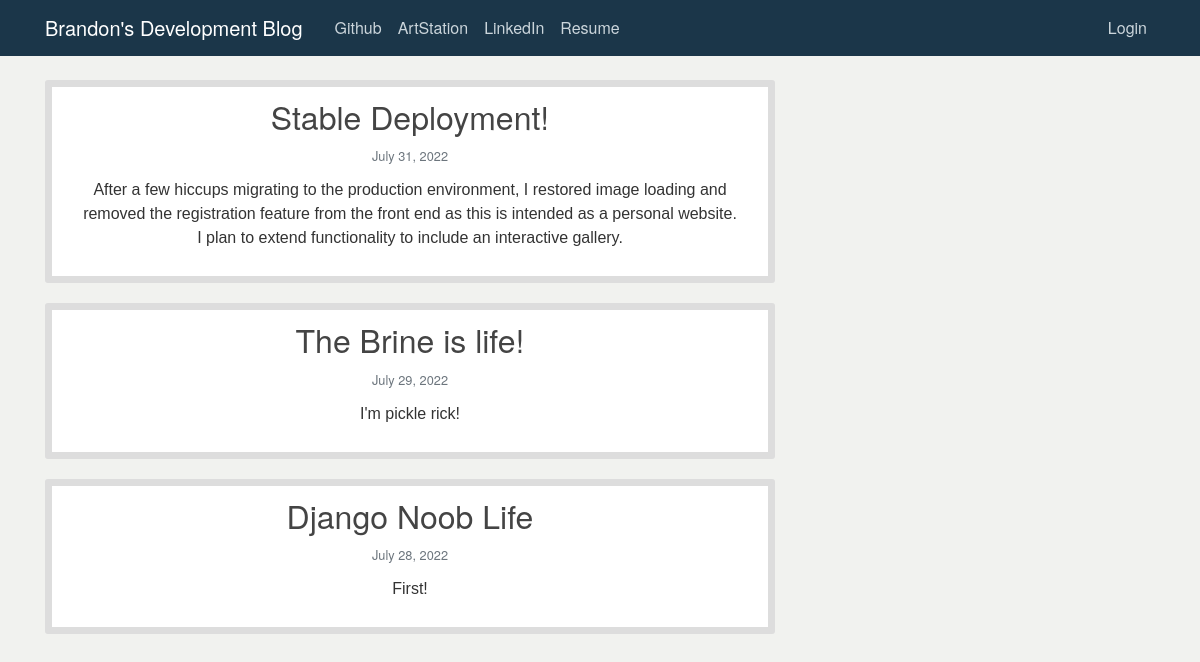
Before: / with the older database file.
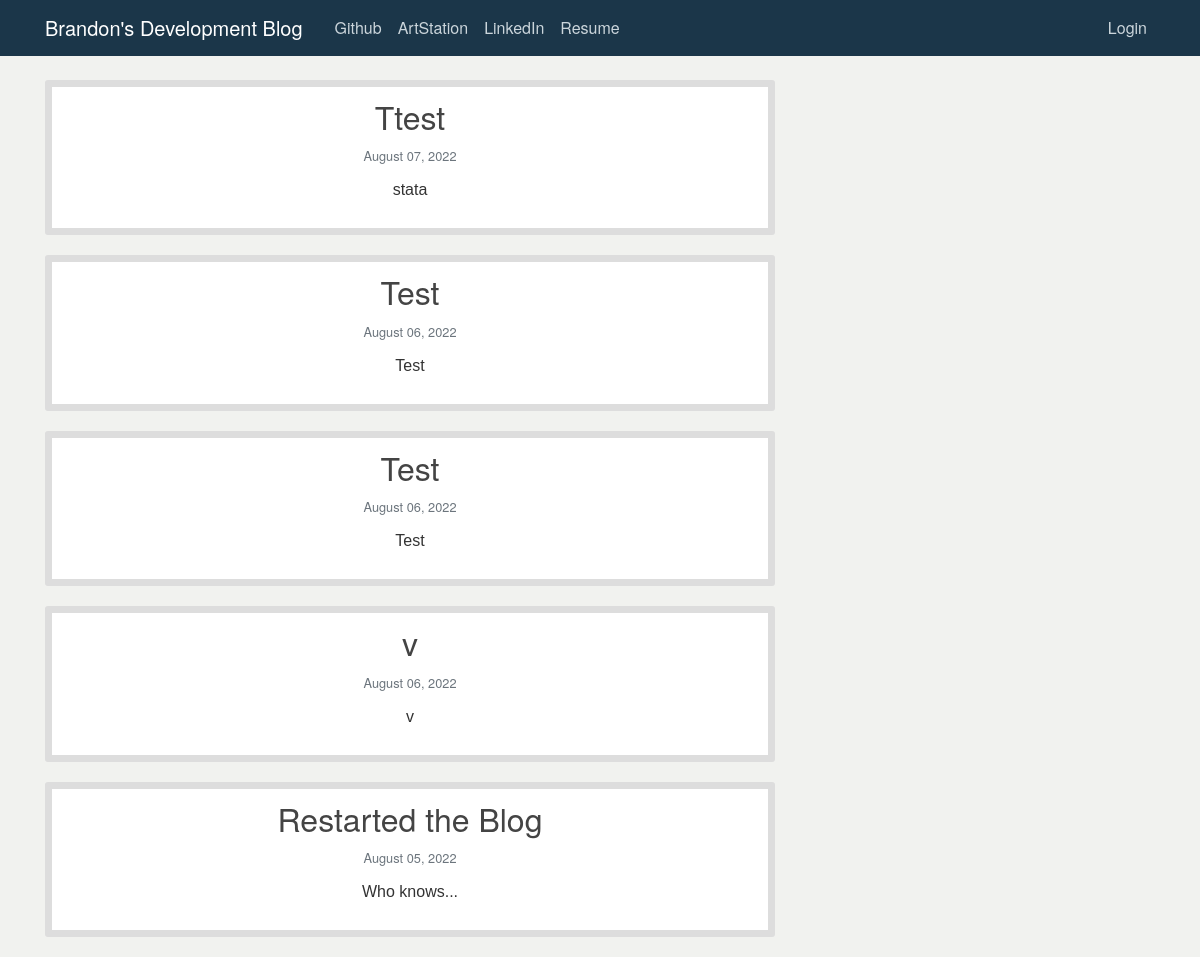
After: the same page with the newer database file.
### blog/models.py (models this page shows, shortened)
class Post(models.Model):
    title = models.CharField(max_length=100)
    content = models.TextField()
    date_posted = models.DateTimeField(
        default=timezone.now
    )  # Uses current time from timezone
    author = models.ForeignKey(User, on_delete=models.CASCADE)

### blog/views.py (the view)
# urls.py: path("", PostListView.as_view(), name="blog-home"),
class PostListView(ListView):
    model = Post
    template_name = "blog/home.html"  # <app>/<model>_<viewtype>.html
    context_object_name = "posts"
    ordering = ["-date_posted"]
    paginate_by = 5

### blog/templates/blog/home.html (shortened to what this page needs)
{% extends 'blog/base.html' %}
{% block content %}
    {% for post in posts %}
        <article class="media content-section">
            <div class="media-body">
                 <h2><a class="article-title" href="{% url 'post-detail' post.id %}">{{ post.title }}</a></h2>
                <div class="article-metadata">
                    <small class="text-muted">{{ post.date_posted|date:"F d, Y" }}</small>
                </div>
                <p class="article-content">{{ post.content }}</p>
            </div>
        </article>
    {% endfor %}
{% endblock content %}

### blog/templates/blog/base.html (shortened to what this page needs)
{% load static %}
<!DOCTYPE html>
<html>
<head>
    <link rel="stylesheet" href="https://cdn.jsdelivr.net/npm/bootstrap@4.0.0/dist/css/bootstrap.min.css">
    <link rel="stylesheet" type="text/css" href="{% static 'blog/main.css' %}">
</head>
<body>
    <header class="site-header">
        <nav class="navbar navbar-expand-md navbar-dark bg-steel fixed-top">
            <div class="container">
                <a class="navbar-brand mr-4" href="{% url 'blog-home' %}">Brandon's Development Blog</a>
                <div class="collapse navbar-collapse" id="navbarToggle">
                     <div class="navbar-nav mr-auto">
                        <a class="nav-item nav-link" href="https://github.com/Reflective">Github</a>
                        <a class="nav-item nav-link" href="https://lakefire.artstation.com/">ArtStation</a>
                        <a class="nav-item nav-link" href="https://linkedin.com/in/brandon-poll-817200198">LinkedIn</a>
                        <a class="nav-item nav-link" href="https://docs.google.com/document/d/1jrWLK5rgcDaEXeeXsjqFTEl8ETfbYpfAItC2cMv5YoM/edit?usp=sharing">Resume</a>
                     </div>
                <div class="navbar-nav">
                    {% if user.is_authenticated %}
                        <a class="nav-item nav-link" href="{% url 'post-create' %}">Create New Post</a>
                        <a class="nav-item nav-link" href="{% url 'profile' %}">Profile</a>
                        <a class="nav-item nav-link" href="{% url 'logout' %}">Logout</a>
                    {% else %}
                        <a class="nav-item nav-link" href="{% url 'login' %}">Login</a>
                    {% endif %}
                </div>
            </div>
        </div>
    </nav>
    </header>
    <main role="main" class="container">
        <div class="row">
        <div class="col-md-8">
            {% block content %}{% endblock %}
        </div>
          </div>
    </main>
    </body>
</html>

### blog/static/blog/main.css (style rules this page uses)
body { background: #f1f2ef; color: #333333; margin-top: 5rem; }
* { font-family: "Helvetica Neue", Helvetica, Arial, sans-serif; text-align: center; }
h1, h2, h3, h4, h5, h6 { color: #444444; }
.bg-steel { background-color: #1b3649; }
.site-header .navbar-nav .nav-link { font-weight: 500; color: #cbd5db; }
.content-section { background: #ffffff; padding: 10px 20px; border: 7px solid #dddddd; border-radius: 3px; margin-bottom: 20px; }
.article-title { color: #444444; text-align: center; }
.article-content { white-space: pre-line; font-family: sans-serif; ; }
.article-metadata { padding-bottom: 1px; margin-bottom: 10px; }

Changed rows visible on the page:
removed Post: title "Stable Deployment!", date_posted "July 31, 2022", content "After a few hiccups migrating to the production environment, I restored image loading and removed the registration feature from the front end as this is intended as a personal website. I plan to extend functionality to include an interactive gallery."
removed Post: title "The Brine is life!", date_posted "July 29, 2022", content "I'm pickle rick!"
removed Post: title "Django Noob Life", date_posted "July 28, 2022", content "First!"
added Post: title "Ttest", date_posted "August 07, 2022", content "stata"
added Post: title "Test", date_posted "August 06, 2022", content "Test"
added Post: title "Test", date_posted "August 06, 2022", content "Test"
added Post: title "v", date_posted "August 06, 2022", content "v"
added Post: title "Restarted the Blog", date_posted "August 05, 2022", content "Who knows..."
